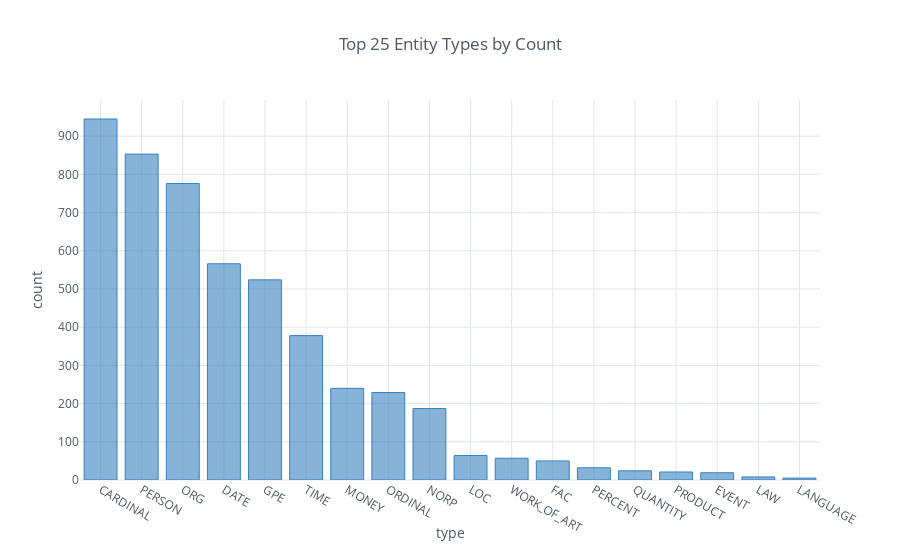

Write notebook code for a chart like this one.
### Code cell
entity_type_df = pd.DataFrame(Counter(entity_types).most_common(25), columns=['Type', 'Count']).set_index('Type')
entity_type_plot = entity_type_df.iplot(kind='bar', 
                            asFigure=True, 
                            xTitle='type', 
                            yTitle='count', 
                            title='Top 25 Entity Types by Count',
                            color='blue')
cf.iplot(entity_type_plot, legend=False)

### Figure 1 — Plotly figure (JSON) as saved in the notebook; plotly's stock layout.template omitted (floating-point values rounded to 4 significant figures)
{"data": [{"marker": {"color": "rgba(55, 128, 191, 0.6)", "line": {"color": "rgba(55, 128, 191, 1.0)", "width": 1}}, "name": "Count", "orientation": "v", "text": "", "type": "bar", "uid": "61b603", "x": ["CARDINAL", "PERSON", "ORG", "DATE", "GPE", "TIME", "MONEY", "ORDINAL", "NORP", "LOC", "WORK_OF_ART", "FAC", "PERCENT", "QUANTITY", "PRODUCT", "EVENT", "LAW", "LANGUAGE"], "y": [945, 853, 776, 566, 524, 378, 240, 229, 187, 64, 57, 50, 32, 24, 21, 19, 8, 5]}], "layout": {"autosize": true, "legend": {"bgcolor": "#FFFFFF", "font": {"color": "#4D5663"}}, "paper_bgcolor": "#FFFFFF", "plot_bgcolor": "#FFFFFF", "showlegend": false, "title": "Top 25 Entity Types by Count", "titlefont": {"color": "#4D5663"}, "xaxis": {"autorange": true, "gridcolor": "#E1E5ED", "range": [-0.5, 17.5], "showgrid": true, "tickfont": {"color": "#4D5663"}, "title": "type", "titlefont": {"color": "#4D5663"}, "type": "category", "zerolinecolor": "#E1E5ED"}, "yaxis": {"autorange": true, "gridcolor": "#E1E5ED", "range": [0, 994.7], "showgrid": true, "tickfont": {"color": "#4D5663"}, "title": "count", "titlefont": {"color": "#4D5663"}, "type": "linear", "zerolinecolor": "#E1E5ED"}}}
